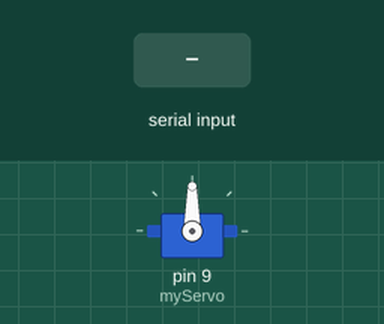
This sketch was run on a simulated Arduino Uno, built with avr-gcc and run on an emulated ATmega328P. On the bench: servo. The inputs (shaded band) are chosen by the test bench. What the sketch prints to the serial monitor is not drawn.

Above: at 1.2 s.
1.3 s: "0" received over Serial
At 1.8 s:
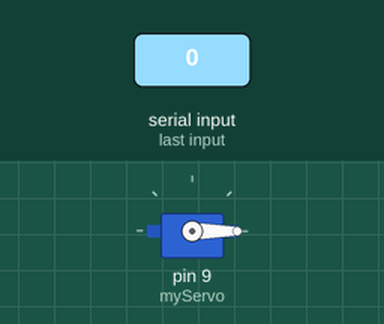
2.8 s: "1" received over Serial
At 4.0 s:
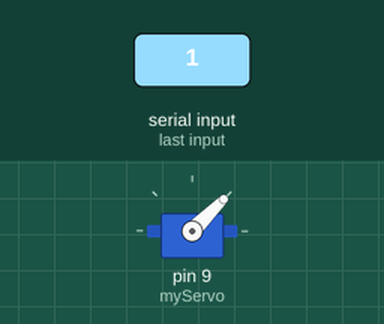
4.3 s: "3" received over Serial
At 5.3 s:
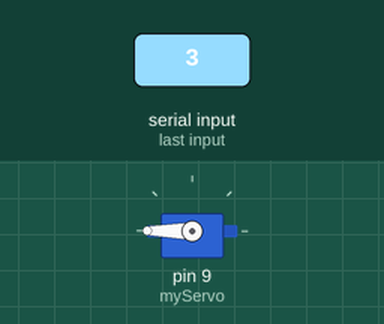
5.8 s: "2" received over Serial
At 6.4 s:
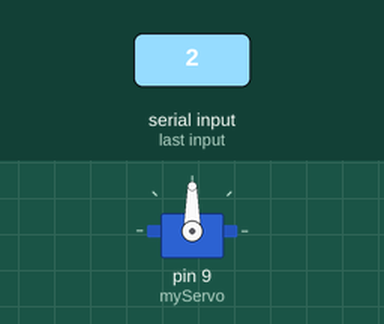
Timing chart, 0 to 8.3 s (numbered marks = the images above; inputs shaded):
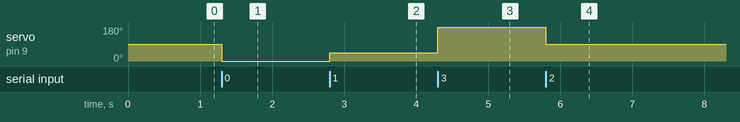

The sketch:

bluetooth-servo-button.cyf.ino
```cpp
#include <Servo.h>
Servo myServo;
int angle = 0;
void setup()
{

  myServo.attach(9);
  Serial.begin(9600);
}
void loop()
{
  if (Serial.available() > 0)
  {
    char cmd = Serial.read();
    switch(cmd)
    {
      case '0': angle = 0; break;
      case '1': angle = 45; break;
      case '2': angle = 90; break;
      case '3': angle = 180; break;
      default: break;
    }
    myServo.write(angle);
    Serial.print("已转动到：");
    Serial.println(angle);
  }
}
```

Measured:
- after the input at 1.3 s, servo on pin 9 (myServo): 90° → 0° at once
- after the input at 2.8 s, servo on pin 9 (myServo): 0° → 45° at once
- after the input at 4.3 s, servo on pin 9 (myServo): 45° → 180° at once
- after the input at 5.8 s, servo on pin 9 (myServo): 180° → 90° at once
